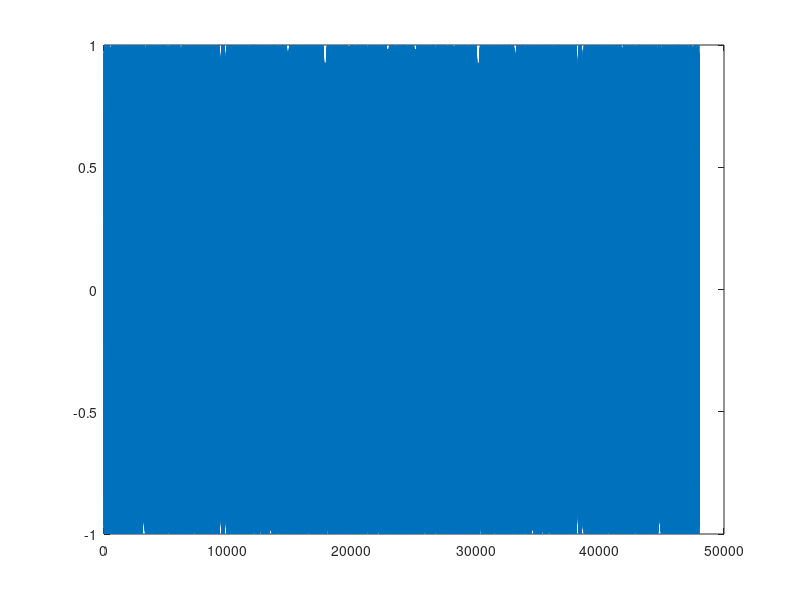

This figure's MATLAB source:
clear
sf = 48000;
F = 10000;
B = 5000;
T = 0.5;
offsetPart = 0.005;
%% generate zig
N = T * sf;
t = 1/sf:1/sf:T;
K = B/T;
% turnFlag = 0;
% audio = zeros(1,length(t));
%%
% for i = 1:length(t)
%     if turnFlag == 0
%         audio(i) = cos(2*pi*(F*t(i)+K/2*t(i)^2));
%     else
%         audio(i) = cos(2*pi*((F+K)*t(i)+K/2*t(i)^2));
%     end
%     if i/N==0
%         K = -K;
%         turnFlag = 1-turnFlag;
%     end
% end



chirp = cos(2*pi.*(F.*t+K/2.*t.^2));
zig = [chirp flip(chirp)];
figure(1)
plot(zig)
offsetPoint = length(zig)*offsetPart;
%% generate 60 sec
audio = [];
for i = 1:30/T
    audio = [audio zig];
end
% 
% figure(2)
% spectrogram(audio,256,250,256,48000)
%% generate left/right
% offsetPoint = N * offsetPart;
totalPoint = length(audio) - offsetPoint;
audioData1 = audio(1,1:totalPoint);
audioData2 = audio(1,1+offsetPoint:totalPoint+offsetPoint);

%%
audioData = [audioData1',audioData2'];
fileName = [num2str(F/1000) num2str((F+B)/1000) 'k' num2str(T*2) 'T' num2str(offsetPart) 'Offzig.wav'];

audiowrite(fileName,audioData,sf);
